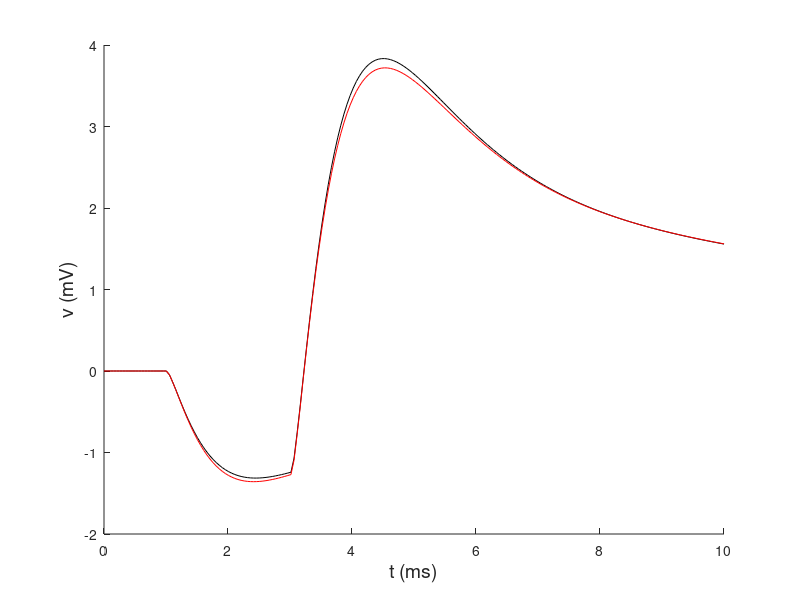

The MATLAB script that drew this image:
%
%  Gabbiani & Cox, Mathematics for Neuroscientists
%
%  trapcabsyn.m
%
% solve the passive fiber with alpha func synaptic input via the trapezoid rule
%
% usage:        trapcabsyn(cab,stim,pinc)
%
%               cab.rad = cable radius (cm)
%               cab.ell = cable length (cm)
%    	        cab.dx = space step (cm)
%               cab.dt = timestep (ms)
%               stim.t1 = stim start time (ms)
%               stim.tau = time constant of alpha function (ms)
%               stim.Gsyn = amplitude of synaptic conductance (mS)
%               stim.loc = location of current pulse (cm)
%               stim.Tfin = stopping time (ms)
%               pinc = number of time steps between plots
%
cab = struct('rad',1e-4,'ell',.1,'dx',1e-3,'dt',0.05);
%               stim = struct('t1',1,'tau',1,'Gsyn',1e-4,'loc',0.05,'Tfin',10)
%               pinc = 4 
%
% or, for multiple stimuli
%
stim = struct('t1',[1 3],'tau',[1 1]/2,'Gsyn',1e-6*[1 1],'loc',[0.06 0.04],'Tfin',10);
%


Cm = 1;		% micro F / cm^2
g_L = 1/15; %0.3;     		% mS / cm^2
R_2 = 0.3; % 0.034;		% k Ohm cm
dx = cab.dx;
dt = cab.dt;
Nx = cab.ell/dx;                % patch length
A = 2*pi*cab.rad*dx;            % patch surface area
x = dx/2:dx:cab.ell-dx/2;       % vector of patch midpoints

Nt = ceil(stim.Tfin/dt);

v_1 = zeros(Nx,1);		% initial conditions

e = ones(Nx,1);
S1 = spdiags([-e 2*e -e], -1:1, Nx, Nx)/dx/dx;
S1(1,1) = 1/dx/dx;
S1(Nx,Nx) = 1/dx/dx;

tau = Cm/g_L;
lambda = sqrt(cab.rad/(2*R_2*g_L));
A = 2*pi*cab.rad*dx;

e1 = zeros(Nx,1);
eloc = round(Nx*stim.loc/cab.ell);
vsyn = [-20 70];
Iapp = stim.Gsyn*(dt/2)/A/Cm;

B1 = (dt/2)*(speye(Nx)+lambda^2*S1)/tau;
B1 = speye(Nx) + B1;
bloc = (eloc-1)*(Nx+1)+1;
dBe = B1(bloc);

t = 0;


c0_1 = Iapp.*(t./stim.tau).*exp(1-t./stim.tau).*(t>stim.t1);
t = dt;
c1_1 = Iapp.*(t./stim.tau).*exp(1-t./stim.tau).*(t>stim.t1);

r1 = zeros(Nx,1);
r1(eloc) = vsyn*(c0_1 + c1_1)';

vhot = zeros(length(eloc),Nt);

for j=2:200
    
    B1(bloc) = dBe + c1_1;

    v_1 = B1\r1; 

    vhot(:,j) = v_1(eloc);

 

    t = j*dt;
    c0_1 = c1_1;
    c1_1 = Iapp.*((t-stim.t1)./stim.tau).*exp(1-(t-stim.t1)./stim.tau).*(t>stim.t1);

    r1 = 2*v_1 - r1;
    r1(eloc) = r1(eloc) + vsyn*(c0_1 + c1_1)';

end


figure(2)
t = linspace(0,stim.Tfin,Nt);
plot(t,vhot(1,:),'k') 
hold on
plot(t,vhot(2,:),'r')
hold off
box off
xlabel('t (ms)','fontsize',14)
ylabel('v (mV)','fontsize',14)

